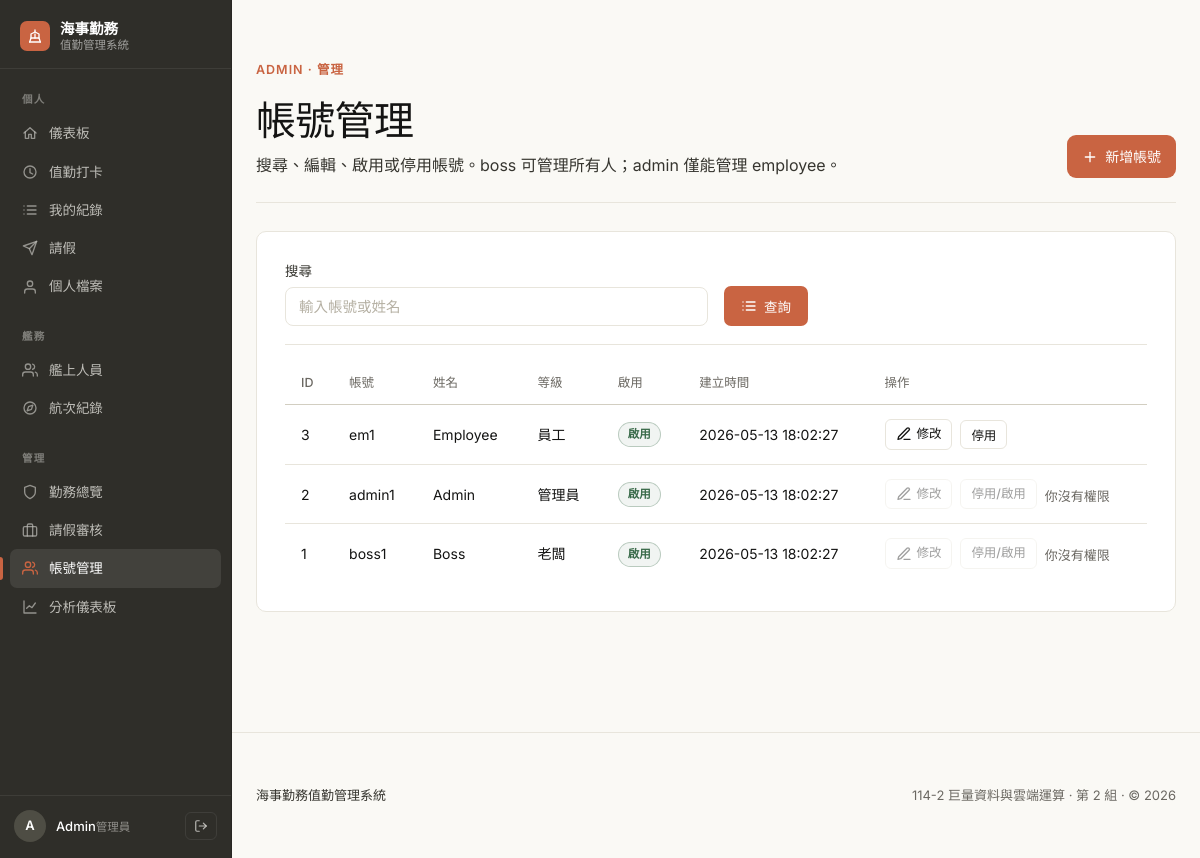
Screenshot of /admin_users.php (signed in) with the database file from the repository.
### tables this page shows
CREATE TABLE IF NOT EXISTS users (
  user_id INT AUTO_INCREMENT PRIMARY KEY,
  username VARCHAR(50) NOT NULL UNIQUE,
  password_hash VARCHAR(255) NOT NULL,
  full_name VARCHAR(100) NOT NULL,
  role ENUM('boss','admin','employee') NOT NULL DEFAULT 'employee',
  duty_position VARCHAR(20) NOT NULL DEFAULT '前甲板',
  is_active TINYINT(1) NOT NULL DEFAULT 1,
  created_at DATETIME NOT NULL DEFAULT CURRENT_TIMESTAMP
);

### admin_users.php (the view, shortened to what this page needs)
<?php
require 'db.php';
require_once 'ui.php';
$q = trim($_GET['q'] ?? '');
$sql = "SELECT user_id, username, full_name, role, is_active, created_at FROM users";
$par = [];
$sql .= " ORDER BY user_id DESC LIMIT 200";
$stmt = $pdo->prepare($sql);
$stmt->execute($par);
$rows = $stmt->fetchAll();
?>
<!doctype html>
<html lang="zh-TW">
<head>
  <?php style_link(); ?>
</head>
<body>
  <?php nav_top(); ?>
  <div class="wrap">
    <?php
    $actions = '<a class="btn primary" href="admin_create_user.php">'.icon_svg('plus').'新增帳號</a>';
    page_header(
      '帳號管理',
      '搜尋、編輯、啟用或停用帳號。boss 可管理所有人；admin 僅能管理 employee。',
      'ADMIN · 管理',
      $actions
    );
    ?>
    <div class="card">
      <form method="get" class="filter-bar">
        <div style="flex:2;">
          <label>搜尋</label>
          <input name="q" value="<?= h($q) ?>" placeholder="輸入帳號或姓名">
        </div>
        <div class="filter-actions">
          <button class="btn primary" type="submit"><?= icon_svg('list') ?>查詢</button>
        </div>
      </form>
      <table>
        <tr><th>ID</th><th>帳號</th><th>姓名</th><th>等級</th><th>啟用</th><th>建立時間</th><th>操作</th></tr>
        <?php foreach($rows as $u): $uid=(int)$u['user_id']; $trole=$u['role']; $can = can_manage_user($trole, $uid); ?>
          <tr>
            <td><?= h($uid) ?></td>
            <td><?= h($u['username']) ?></td>
            <td><?= h($u['full_name']) ?></td>
            <td><?= h(role_name($trole)) ?></td>
            <td><?= ((int)$u['is_active']===1) ? badge('啟用','ok') : badge('停用','off') ?></td>
            <td><?= h($u['created_at']) ?></td>
            <td style="display:flex;gap:8px;flex-wrap:wrap;align-items:center;">
              <?php if($can): ?>
                <a class="btn small" href="admin_user_edit.php?uid=<?= h($uid) ?>"><?= icon_svg('edit') ?>修改</a>
                <form method="post">
                  <button class="btn small" type="submit"><?= ((int)$u['is_active']===1) ? '停用' : '啟用' ?></button>
                </form>
              <?php else: ?>
                <span class="btn small disabled" title="你沒有權限"><?= icon_svg('edit') ?>修改</span>
                <span class="btn small disabled" title="你沒有權限">停用/啟用</span>
                <span class="hint">你沒有權限</span>
              <?php endif; ?>
            </td>
          </tr>
        <?php endforeach; ?>
      </table>
    </div>
  </div>
  <?php page_footer(); ?>
</body>
</html>

### ui.php (shortened to what this page needs)
<?php
function h($s){ return htmlspecialchars((string)$s, ENT_QUOTES, 'UTF-8'); }
function role_name($r){
  if ($r==='boss') return '老闆';
  if ($r==='admin') return '管理員';
  return '員工';
}
function is_admin(){
  $r = ($_SESSION['role'] ?? '');
  return in_array($r, ['admin','boss'], true);
}
function can_manage_user($target_role, $target_id){
  $my_role = ($_SESSION['role'] ?? '');
  $my_id   = (int)($_SESSION['user_id'] ?? 0);
  if ($my_role === 'admin') {
    if ($target_id === $my_id) return false;
    return ($target_role === 'employee');
  }
  return false;
}
function badge($txt, $type){
  $type = in_array($type, ['ok','warn','off','bad','info'], true) ? $type : 'off';
  return '<span class="badge '.$type.'">'.h($txt).'</span>';
}
function avatar_initial($name, $size = 32, $variant = 'muted'){
  $init = $name ? mb_substr($name, 0, 1) : '·';
  $sz = in_array($size, [32,44,56], true) ? $size : 32;
  return '<span class="avatar sz-'.$sz.' '.h($variant).'">'.h($init).'</span>';
}
function icon_svg($name){
  $c = 'currentColor';
  $s = '<svg class="ico" width="16" height="16" viewBox="0 0 24 24" fill="none" stroke="'.$c.'" stroke-width="2" stroke-linecap="round" stroke-linejoin="round">';
  switch ($name) {
    case 'shield':    return $s.'<path d="M12 22s8-4 8-10V5l-8-3-8 3v7c0 6 8 10 8 10z"/></svg>';
    case 'lock':      return $s.'<rect x="3" y="11" width="18" height="11" rx="2" ry="2"/><path d="M7 11V7a5 5 0 0 1 10 0v4"/></svg>';
    case 'ship':      return $s.'<path d="M20 21H4"/><path d="M4 21l2-6h12l2 6"/><path d="M6 15V9l6-3 6 3v6"/><path d="M12 6V3"/><path d="M12 9v6"/></svg>';
    case 'login':     return $s.'<path d="M15 3h4a2 2 0 0 1 2 2v14a2 2 0 0 1-2 2h-4"/><path d="M10 17l5-5-5-5"/><path d="M15 12H3"/></svg>';
    case 'logout':    return $s.'<path d="M9 21H5a2 2 0 0 1-2-2V5a2 2 0 0 1 2-2h4"/><path d="M16 17l5-5-5-5"/><path d="M21 12H9"/></svg>';
    case 'clock':     return $s.'<circle cx="12" cy="12" r="9"/><path d="M12 7v6l4 2"/></svg>';
    case 'list':      return $s.'<path d="M8 6h13"/><path d="M8 12h13"/><path d="M8 18h13"/><path d="M3 6h.01"/><path d="M3 12h.01"/><path d="M3 18h.01"/></svg>';
    case 'users':     return $s.'<path d="M17 21v-2a4 4 0 0 0-4-4H5a4 4 0 0 0-4 4v2"/><circle cx="9" cy="7" r="4"/><path d="M23 21v-2a4 4 0 0 0-3-3.87"/><path d="M16 3.13a4 4 0 0 1 0 7.75"/></svg>';
    case 'plus':      return $s.'<path d="M12 5v14"/><path d="M5 12h14"/></svg>';
    case 'edit':      return $s.'<path d="M12 20h9"/><path d="M16.5 3.5a2.1 2.1 0 0 1 3 3L7 19l-4 1 1-4 12.5-12.5z"/></svg>';
    case 'trash':     return $s.'<path d="M3 6h18"/><path d="M8 6V4h8v2"/><path d="M19 6l-1 14H6L5 6"/><path d="M10 11v6"/><path d="M14 11v6"/></svg>';
    case 'download':  return $s.'<path d="M21 15v4a2 2 0 0 1-2 2H5a2 2 0 0 1-2-2v-4"/><path d="M7 10l5 5 5-5"/><path d="M12 15V3"/></svg>';
    case 'plane':     return $s.'<path d="M22 2L11 13"/><path d="M22 2l-7 20-4-9-9-4 20-7z"/></svg>';
    case 'check':     return $s.'<path d="M20 6L9 17l-5-5"/></svg>';
    case 'x':         return $s.'<path d="M18 6L6 18"/><path d="M6 6l12 12"/></svg>';
    case 'home':      return $s.'<path d="M3 12L12 4l9 8"/><path d="M5 10v10h5v-6h4v6h5V10"/></svg>';
    case 'compass':   return $s.'<circle cx="12" cy="12" r="9"/><polygon points="16.24 7.76 14.12 14.12 7.76 16.24 9.88 9.88 16.24 7.76"/></svg>';
    case 'anchor':    return $s.'<circle cx="12" cy="5" r="3"/><path d="M12 8v13"/><path d="M5 12H2a10 10 0 0 0 20 0h-3"/></svg>';
    case 'chart':     return $s.'<path d="M3 3v18h18"/><path d="M7 14l4-4 4 3 5-7"/></svg>';
    case 'user':      return $s.'<path d="M20 21v-2a4 4 0 0 0-4-4H8a4 4 0 0 0-4 4v2"/><circle cx="12" cy="7" r="4"/></svg>';
    case 'menu':      return $s.'<path d="M3 6h18"/><path d="M3 12h18"/><path d="M3 18h18"/></svg>';
    case 'briefcase': return $s.'<rect x="2" y="7" width="20" height="14" rx="2"/><path d="M16 21V5a2 2 0 0 0-2-2h-4a2 2 0 0 0-2 2v16"/></svg>';
  }
  return '';
}
function style_link(){
  $p = __DIR__ . '/style.css';
  $v = @filemtime($p) ?: time();
  echo '<link rel="stylesheet" href="style.css?v='.$v.'">';
}
function page_footer(){
  $y = date('Y');
  echo '<footer class="site-footer"><div class="wrap"><div class="footer-row">';
  echo '<div class="footer-brand">';
  echo '<span>海事勤務值勤管理系統</span>';
  echo '</div>';
  echo '<div class="footer-meta">114-2 巨量資料與雲端運算 · 第 2 組 · &copy; '.$y.'</div>';
  echo '</div></div></footer>';
}
function page_header($title, $subtitle = '', $eyebrow = '', $actions_html = ''){
  echo '<header class="page-header">';
  echo '<div class="ph-text">';
  if ($eyebrow !== '') echo '<div class="eyebrow">'.h($eyebrow).'</div>';
  echo '<h1 class="page-title">'.h($title).'</h1>';
  if ($subtitle !== '') echo '<p class="page-subtitle">'.h($subtitle).'</p>';
  echo '</div>';
  if ($actions_html !== '') echo '<div class="ph-actions">'.$actions_html.'</div>';
  echo '</header>';
}
function sb_item($href, $icon, $label, $active = false){
  $cls = 'sb-item' . ($active ? ' active' : '');
  return '<a class="'.$cls.'" href="'.h($href).'">'.icon_svg($icon).'<span>'.h($label).'</span></a>';
}
function nav_top($title = ''){
  $name = $_SESSION['full_name'] ?? '';
  $role = $_SESSION['role'] ?? '';
  $cur  = basename($_SERVER['SCRIPT_NAME'] ?? '');
  echo '<button class="sb-burger" onclick="document.body.classList.toggle(\'sb-open\')" aria-label="切換選單">'.icon_svg('menu').'</button>';
  echo '<span class="sb-mbrand"><span class="sb-mlogo">'.icon_svg('ship').'</span>海事勤務</span>';
  echo '<aside class="sidebar">';
  echo '<a class="sb-brand" href="dashboard.php">';
  echo '<span class="sb-logo">'.icon_svg('ship').'</span>';
  echo '<span class="sb-bcol"><span class="sb-bname">海事勤務</span><span class="sb-btag">值勤管理系統</span></span>';
  echo '</a>';
  echo '<nav class="sb-nav">';
  echo '<div class="sb-group">';
  echo '<div class="sb-group-label">個人</div>';
  echo sb_item('dashboard.php', 'home',     '儀表板',  $cur==='dashboard.php');
  echo sb_item('punch.php',     'clock',    '值勤打卡', $cur==='punch.php');
  echo sb_item('records.php',   'list',     '我的紀錄', $cur==='records.php');
  echo sb_item('leave.php',     'plane',    '請假',    $cur==='leave.php');
  echo sb_item('profile.php',   'user',     '個人檔案', $cur==='profile.php');
  echo '</div>';
  echo '<div class="sb-group">';
  echo '<div class="sb-group-label">艦務</div>';
  echo sb_item('crew.php',     'users',   '艦上人員', $cur==='crew.php');
  echo sb_item('voyages.php',  'compass', '航次紀錄', $cur==='voyages.php');
  echo '</div>';
  if (is_admin()) {
    echo '<div class="sb-group">';
    echo '<div class="sb-group-label">管理</div>';
    echo sb_item('admin_status.php',    'shield',    '勤務總覽', in_array($cur, ['admin_status.php','admin_edit.php'], true));
    echo sb_item('admin_leave.php',     'briefcase', '請假審核', $cur==='admin_leave.php');
    echo sb_item('admin_users.php',     'users',     '帳號管理', in_array($cur, ['admin_users.php','admin_create_user.php','admin_user_edit.php'], true));
    echo sb_item('admin_dashboard.php', 'chart',     '分析儀表板', $cur==='admin_dashboard.php');
    echo '</div>';
  }
  echo '</nav>';
  echo '<div class="sb-foot">';
  echo avatar_initial($name, 32, 'primary');
  echo '<span class="sb-user"><span class="sb-uname">'.h($name).'</span><span class="sb-urole">'.h(role_name($role)).'</span></span>';
  echo '<form method="post" action="logout.php" style="display:inline;margin:0;padding:0;">';
  echo '<button class="sb-logout" type="submit" title="登出" aria-label="登出">'.icon_svg('logout').'</button>';
  echo '</form>';
  echo '</div>';
  echo '</aside>';
}

### rows the page displays
users: user_id "3", username "em1", full_name "Employee", role "員工", created_at "2026-05-13 18:02:27", is_active "停用"
users: user_id "2", username "admin1", full_name "Admin", role "管理員", created_at "2026-05-13 18:02:27"
users: user_id "1", username "boss1", full_name "Boss", role "老闆", created_at "2026-05-13 18:02:27"

### other values shown
$label "儀表板 值勤打卡 我的紀錄 請假 個人檔案 艦上人員 航次紀錄 勤務總覽 請假審核 帳號管理 分析儀表板"
$init "A"
$name "Admin"
role_name($role) "管理員"
$eyebrow "ADMIN · 管理"
$title "帳號管理"
$subtitle "搜尋、編輯、啟用或停用帳號。boss 可管理所有人；admin 僅能管理 employee。"
$y "2026"
